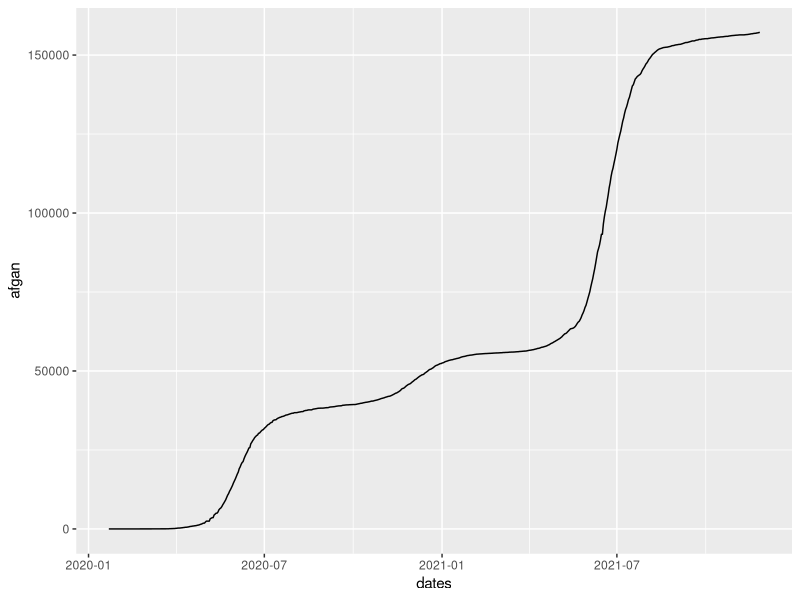

Here is the R script that generated this plot:
## ---- chunk 1
knitr::opts_chunk$set(echo = TRUE)
## ---- chunk 2
# The environment
library(tidyverse)
library(ggplot2)
library(lubridate)
library(dplyr)
## ---- chunk 3
df <- read.csv("data/time_series_covid19_confirmed_global.csv",header=T)

#new_df = df %>% group_by(Type, Size) %>% summarise(AvgTime=mean(Time))
## ---- chunk 4
count(df)
length(df)
## ---- chunk 5
lenColnames <- length(colnames(df))
## ---- chunk 6
dates <- colnames(df)[5:lenColnames]
afgan <- df[1,5:lenColnames]

## ---- chunk 7
dates <- gsub("X", "", dates)
dates <- as.Date(dates, "%m.%d.%Y")

## ---- chunk 8
dates <-dates %m+% years(2000)
dates[c(1)]
## ---- chunk 9
afgan <- unlist(afgan)
## ---- chunk 10
df2 <- data.frame(dates,afgan)
df2
## ---- chunk 11
ggplot( data = df2, aes(  dates,  afgan )) + geom_line()
#plot(factor(dates),afgan)
#as.numeric(unlist(dates))
## ---- chunk 12
df3 <- df %>% filter(Country.Region %in% c("Belgium","China","China, Hong-Kong","France","Germany","Iran","Italy","Japan","Korea, South","Netherlands","Portugal","Spain","United Kingdom","US"))

## ---- chunk 13
df3[,c(1:4)]
## ---- chunk 14
df4 <- df3 %>% filter(Province.State == "" | Country.Region == "China")
df4[,c(1:2,5:8)]
## ---- chunk 15
df4 <- df4 %>% group_by(Country.Region)
## ---- chunk 16
colnames(df)[c(1:3)]
## ---- chunk 17
# plot(dates,afgan, xaxt="n", xlab="", ylab="")
# axis.Date(1, at = seq(dates[1], dates[length(dates)], by="month"),
#    labels= seq(dates[1], dates[length(dates)], by="month"),
#    format="%d-%m-%Y", las = 2)
